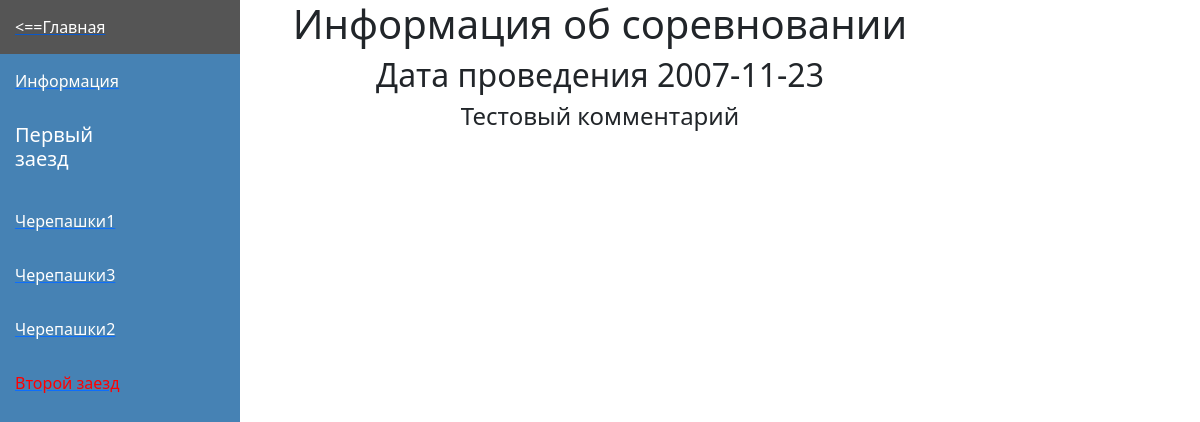
The app's page /information_about_competition/15/pilot/1 (signed in), older data.
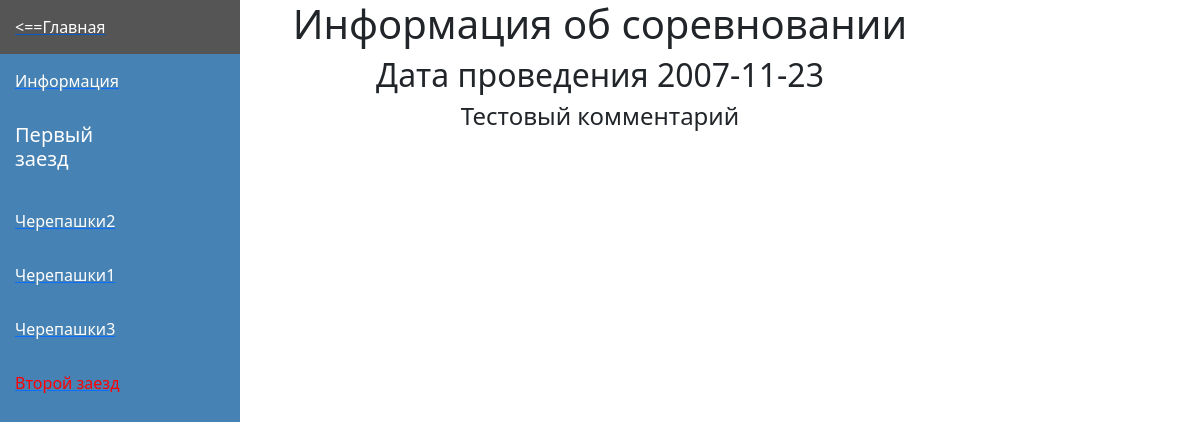
The same page, newer data.
### for_work_with_database/class_db_team.py (models this page shows)
class TeamDB(SqlAlchemyBase):
    __tablename__ = 'teams'
    id = sqlalchemy.Column(sqlalchemy.Integer, primary_key=True, autoincrement=True)
    name_command = sqlalchemy.Column(sqlalchemy.String)
    name_of_organization = sqlalchemy.Column(sqlalchemy.String)
    first_score = sqlalchemy.Column(sqlalchemy.Text)
    second_score = sqlalchemy.Column(sqlalchemy.Text)
    nomination = sqlalchemy.Column(sqlalchemy.Integer)
    competition_id = sqlalchemy.Column(sqlalchemy.Integer)
    manager = sqlalchemy.Column(sqlalchemy.String)
    number_phone_of_manager = sqlalchemy.Column(sqlalchemy.String)
    email_of_manager = sqlalchemy.Column(sqlalchemy.String)
    name_first_member = sqlalchemy.Column(sqlalchemy.String)
    last_name_first_member = sqlalchemy.Column(sqlalchemy.String)
    middle_name_first_member = sqlalchemy.Column(sqlalchemy.String)
    date_birthday_first_member = sqlalchemy.Column(sqlalchemy.String)
    certificate_PFDO_first_member = sqlalchemy.Column(sqlalchemy.String)
    name_second_member = sqlalchemy.Column(sqlalchemy.String)
    middle_name_second_member = sqlalchemy.Column(sqlalchemy.String)
    last_name_second_member = sqlalchemy.Column(sqlalchemy.String)
    date_birthday_second_member = sqlalchemy.Column(sqlalchemy.String)
    certificate_PFDO_second_member = sqlalchemy.Column(sqlalchemy.String)
    final_top = sqlalchemy.Column(sqlalchemy.Integer)
    final_score = sqlalchemy.Column(sqlalchemy.Integer)
    random_queue = sqlalchemy.Column(sqlalchemy.Integer)
    time_of_first_race = sqlalchemy.Column(sqlalchemy.Integer)
    time_of_second_race = sqlalchemy.Column(sqlalchemy.Integer)
    list_logs_score_of_first_race = sqlalchemy.Column(sqlalchemy.Text)
    list_logs_score_of_second_race = sqlalchemy.Column(sqlalchemy.Text)

### main.py (the view)
@app.route("/information_about_competition/<int:competition_id>/<string:nomination>/<int:number_of_launch>")
@limiter.limit(REQUESTS_TIME)
def information_about_competition(competition_id, nomination, number_of_launch):
    if not current_user.is_authenticated:
        return redirect("/")
    sess = db_session.create_session()
    teams = sess.query(TeamDB).filter(TeamDB.competition_id == competition_id).all()
    competition = sess.query(Competition).filter(Competition.id == competition_id).first()
    teams.sort(key=lambda x: x.random_queue)
    return render_template("page_about_competition.html",
                           teams=list(teams),
                           len=len,
                           competition=competition,
                           number_of_launch=number_of_launch,
                           competition_id=competition_id,
                           nomination=nomination)

### for_work_with_database/db_session.py (called while the page is built)
def create_session() -> Session:
    global __factory
    return __factory()

### main.py (called while the page is built)
@login_manager.user_loader
def load_user(user_id):
    db_sess = db_session.create_session()
    return db_sess.query(User).get(user_id)

### templates/page_about_competition.html (shortened to what this page needs)
<!DOCTYPE html>
<html lang="en">
<head>
</head>
<head>
    <link href="https://cdn.jsdelivr.net/npm/bootstrap@5.2.0/dist/css/bootstrap.min.css" rel="stylesheet">
    <link rel="stylesheet" href="https://cdn.jsdelivr.net/npm/bootstrap-icons@1.4.0/font/bootstrap-icons.css">
</head>
<body>
<div class="menu-container">
    <a href="/">
        <button class="menu-button"><==Главная</button>
    </a>
    <a href="/information_about_competition/{{ competition.id }}/{{ nomination }}/{{ number_of_launch }}">
        <button class="menu-button">Информация</button>
    </a>
    {% if teams %}
        {% if number_of_launch == 1 %}
            <h5 class="text_message_at_menu_buttons">Первый заезд</h5>
        {% else %}
            <h4 class="text_message_at_menu_buttons">Второй заезд</h4>
        {% endif %}
        {% if number_of_launch == 1 %}
            {% for team in teams %}
                <a href="/timer/{{competition.id}}/{{nomination}}/1/{{team.id}}">
                    <button class="menu-button">{{ team.name_command }}</button>
                </a>
            {% endfor %}
        {% else %}
            {% for team in teams %}
                <a href="/timer/{{competition.id}}/{{nomination}}/2/{{team.id}}">
                    <button class="menu-button">{{ team.name_command }}</button>
                </a>
            {% endfor %}
        {% endif %}
        {% if number_of_laucnh == 1 %}
            <a href="/timer/{{competition.id}}/{{nomination}}/2/{{teams[0].id}}">
                <button class="menu-button"><font color="red">Второй заезд</font></button>
            </a>
        {% else %}
            <a href="/timer/{{competition.id}}/{{nomination}}/1/{{teams[0].id}}">
                <button class="menu-button"><font color="red">Второй заезд</font></button>
            </a>
        {% endif %}
    {% else %}
        <h4 class="text_message_at_menu_buttons">Пусто</h4>
    {% endif %}
</div>
<div align="center">
    <h1>Информация об соревновании</h1>
    <h2>Дата проведения {{competition.date}}</h2>
    <h4>{{competition.commentary}}</h4>
</div>
<div style="margin-left: 25%; padding: 20px;">
</div>
</body>
</html>

Row changes from the older to the newer data that the page shows:
changed TeamDB "Черепашки2": moves up the list
